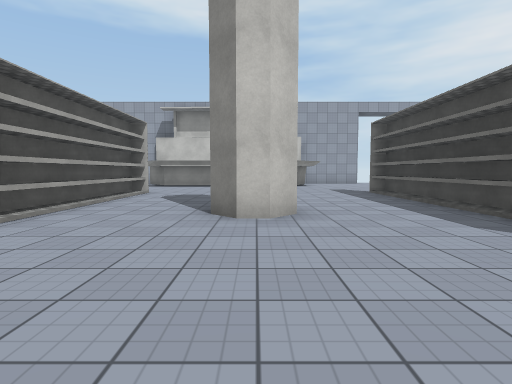
View 1 (above)

24 first-person views from a walk through a 3-D level made in the Unity game engine. The camera is 1.3 m above the floor, tilts 4° down and sees 80° across. The floor is counted in squares, 2 m on a side. Each view is taken from the middle of a square. On the plan, view 1 faces up. The plan holds only what a view shows up to about 10 squares ahead; the rest is blank. The player character is not drawn. Surface patterns are stand-ins for the level's own textures.

View 2
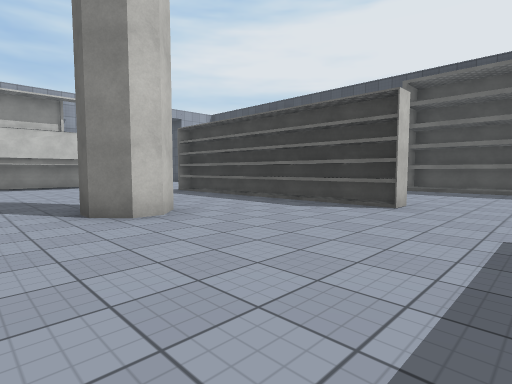

View 3
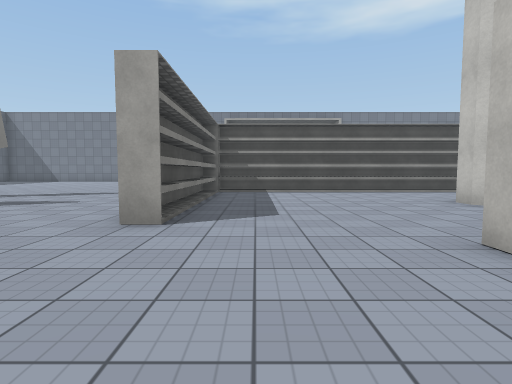

View 4
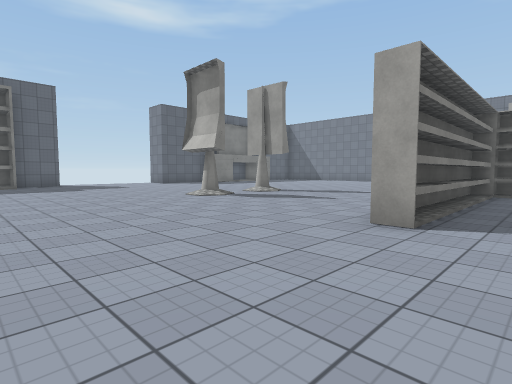

View 5
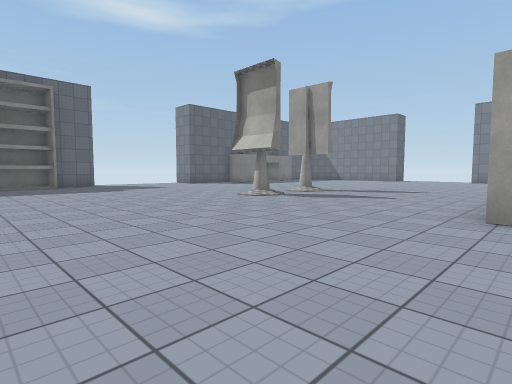

View 6
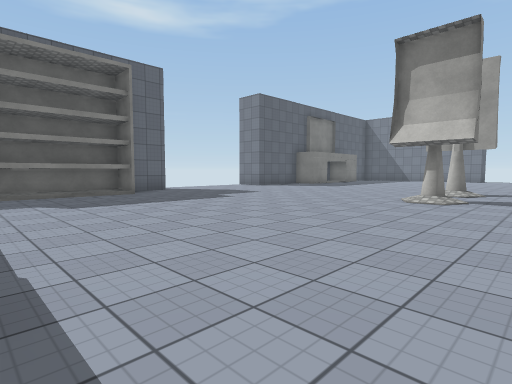

View 7
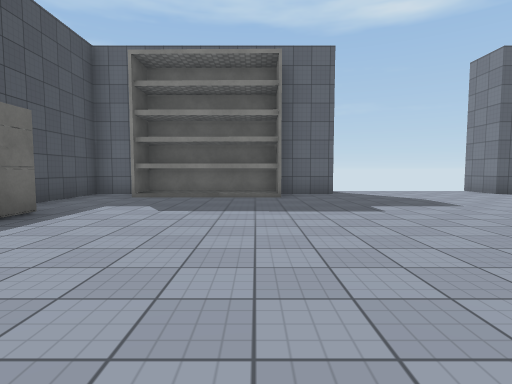

View 8
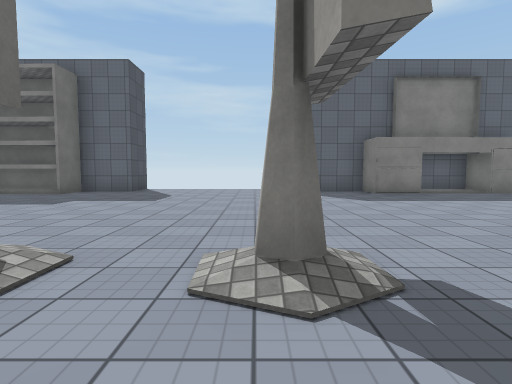

View 9
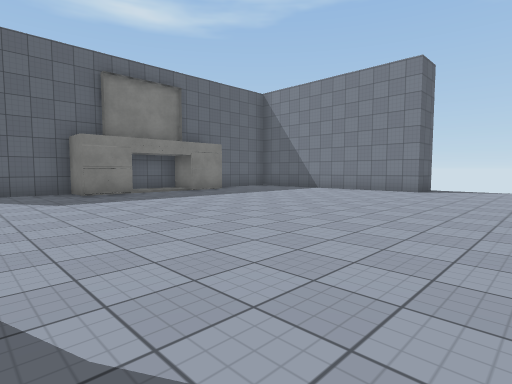

View 10
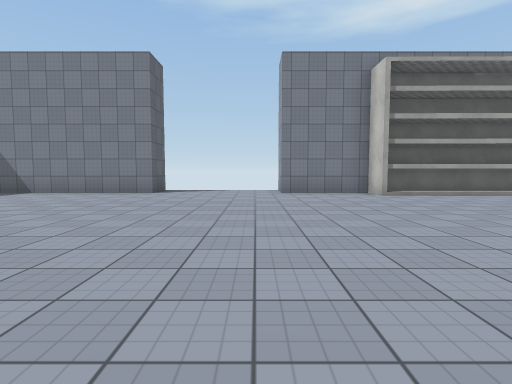

View 11
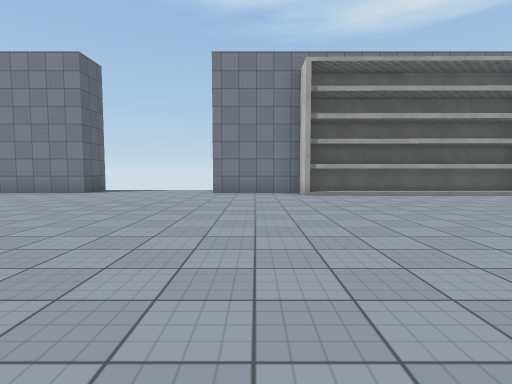

View 12
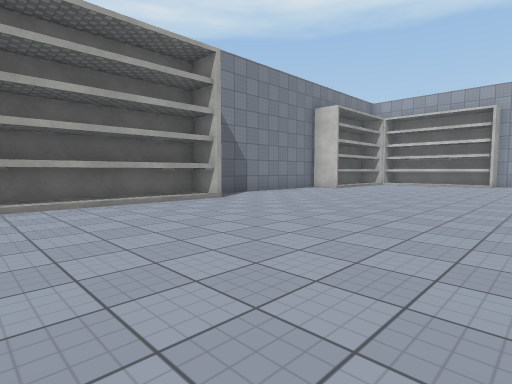

View 13
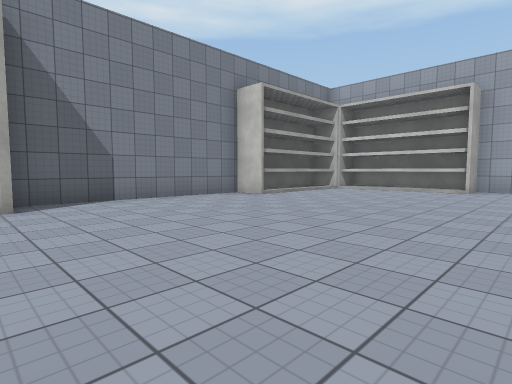

View 14
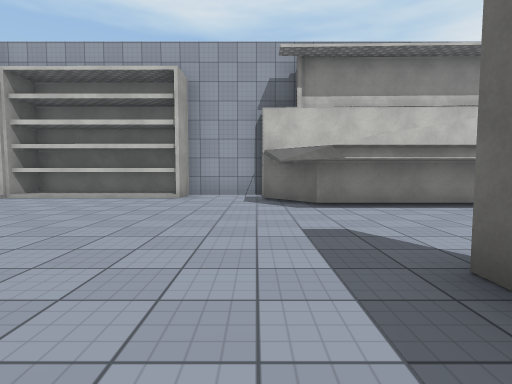

View 15
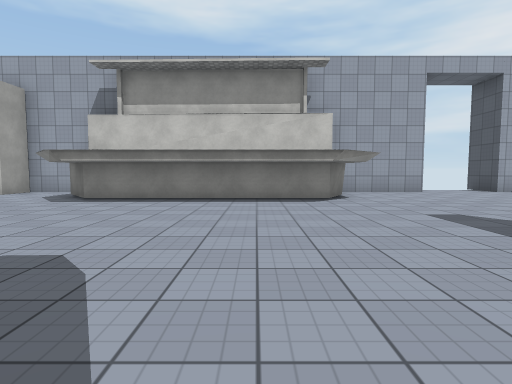

View 16
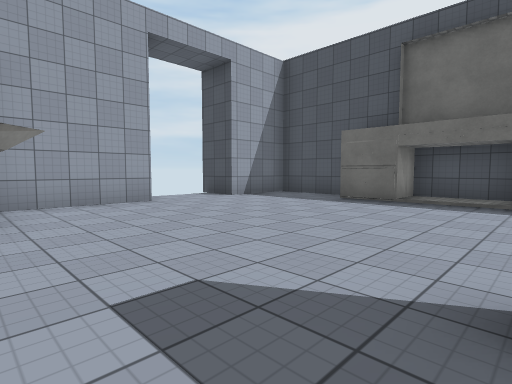

View 17
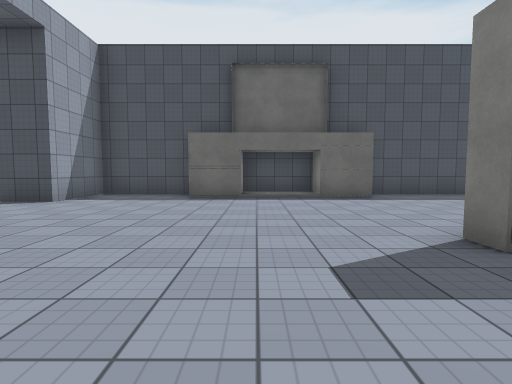

View 18
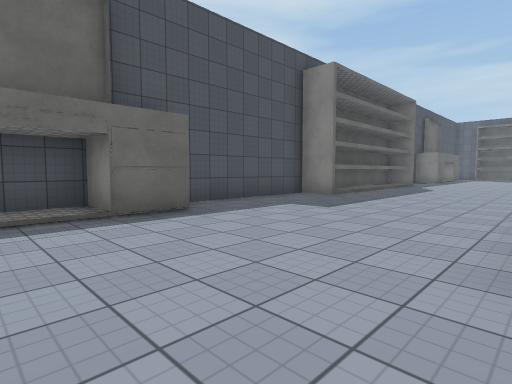

View 19
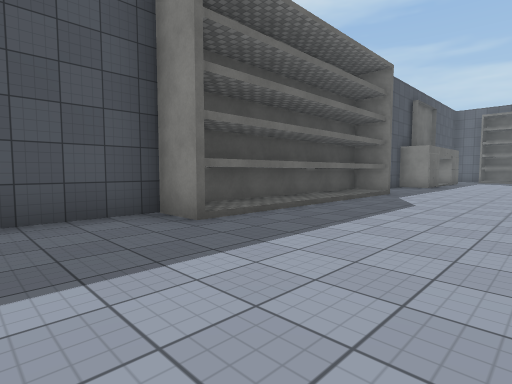

View 20
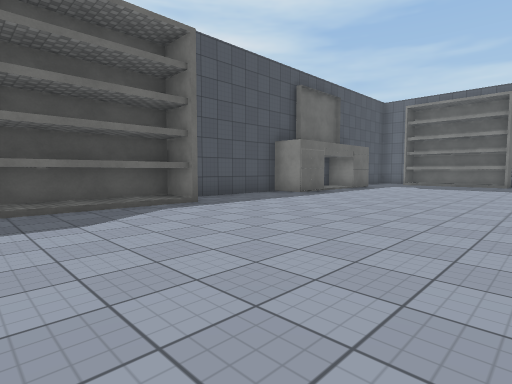

View 21
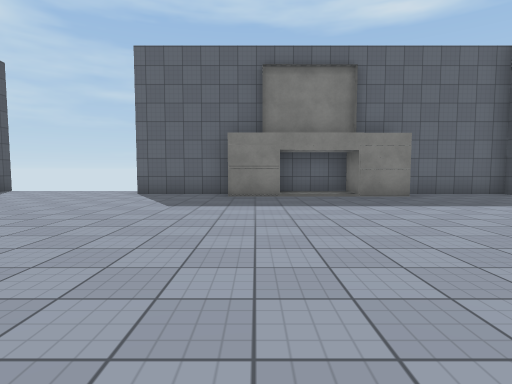

View 22
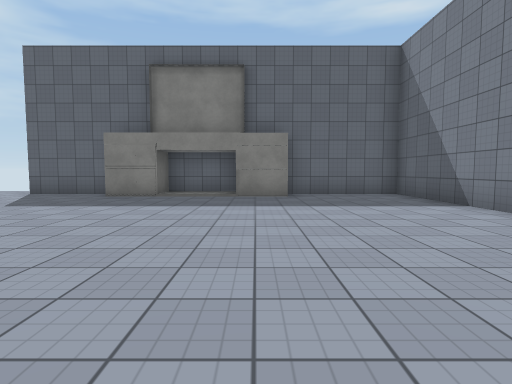

View 23
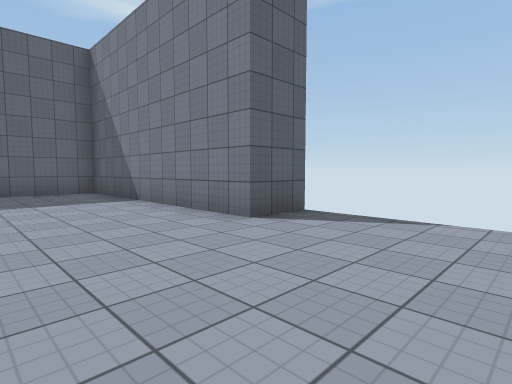

View 24
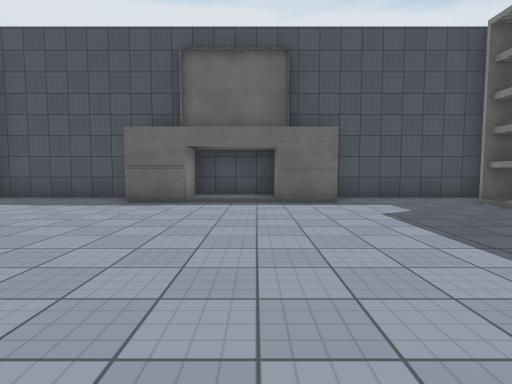

### Floor plan
Points are (right, up) in squares from view 1. A wall is a line through its corners. A room is listed if a view was taken in it or the views show most of it. See-through windows are left out.
Room 1 (views 1, 2, 15, 16, 17, 20)
walls: (0.7, 4.7) (0.2, 4.1) (-0.3, 4.1) (-0.7, 4.6) (-0.7, 5); (-3.1, 9) (-3.6, 9) (-3.6, -1.2) (2.4, -1.2) (2.4, -1.8); (-3.2, 9) (-3.2, -1.6) (1, -1.6); (3.4, 2) (3.4, 9); (3.8, 2.1) (3.8, 9); (1.5, 11.7) (-3.6, 11.7); (1.7, 12.8) (-3.8, 12.8)
ways out: opening at (-4, 10.5) to room 2; opening at (2.5, 10.5) to room 2; opening at (3, 0) to room 2
Room 2 (views 3, 4, 5, 6, 7, 8, 9, 10, 11, 12, 13, 14, 18, 19, 21, 22, 23, 24)
walls: (3.9, 2) (3.4, 2); (8.2, -2.5) (9.4, -2.5); (8.3, -2.7) (8.4, 3.7) (9.4, 3.7) (9.4, 7.9); (-3.6, 8.5) (-3.6, 9); (3.4, 9) (3.9, 9); (-10.9, 4.7) (-11, -1.7) (-11.9, -1.7) (-11.9, -4.2) (-12.9, -4.2); (4.5, -13.3) (4.4, -14.4) (4.4, -13.4) (8.1, -13.3); (8.3, -10.8) (8.3, -9.5) (9.1, -9.5); (9.4, -9.5) (9.4, -7.5) (8.3, -7.5) (8.3, -6.3) (9.4, -6.3) (9.4, 3); (-13.2, -8) (-11.9, -8) (-11.9, -14.5) (-8.9, -14.5); (8.4, 8.1) (8.4, 9.4) (9.4, 9.4) (9.4, 11.4) (8.4, 11.4) (8.4, 12.7); (-8.8, -13.5) (-7.5, -13.4) (-7.5, -14.5) (-5.6, -14.5) (-5.6, -13.4) (-4.3, -13.4) (-4.3, -14.5) (-1.7, -14.5) (-1.7, -15.9); (-3.6, 11.7) (-4.5, 12.7); (2.8, -15.9) (2.8, -14.5) (9.4, -14.5) (9.4, -11); (-3.8, 12.8) (-4.8, 14); (2.3, 13.8) (1.7, 12.8); (-10.9, 12.2) (-10.9, 10.1) (-11.9, 10.1) (-11.9, -1.5); (-4.8, 15.2) (-6.8, 15.2) (-6.8, 14.1); (9.4, 12.8) (9.4, 15.2) (7.3, 15.2) (7.3, 16.6); (-7, 15.2) (-10.8, 15.2) (-10.8, 14); (5.1, 15.2) (2.5, 15.2)
ways out: opening at (-4, 10.5) to room 1; opening at (2.5, 10.5) to room 1; opening at (3, 0) to room 1; gap at (-4, 14)

Positions as (right, up) in squares from view 1, and headings:
1: (0, 0), facing up
2: (-2, 0), facing up-right
3: (6, 0), facing left
4: (6, 0), facing down-left
5: (7, -1), facing down-left
6: (8, -5), facing down-left
7: (5, -6), facing down
8: (-1, -5), facing down
9: (-2, -5), facing down-left
10: (-3, -5), facing left
11: (-3, -3), facing left
12: (-5, 0), facing up-left
13: (-5, 4), facing up-left
14: (-5, 7), facing up
15: (0, 6), facing up
16: (2, 9), facing up-right
17: (1, 11), facing right
18: (4, 11), facing down-right
19: (5, 6), facing down-right
20: (3, 1), facing down-right
21: (-5, -6), facing down
22: (-8, -6), facing down
23: (-9, -5), facing down-left
24: (2, -9), facing right
